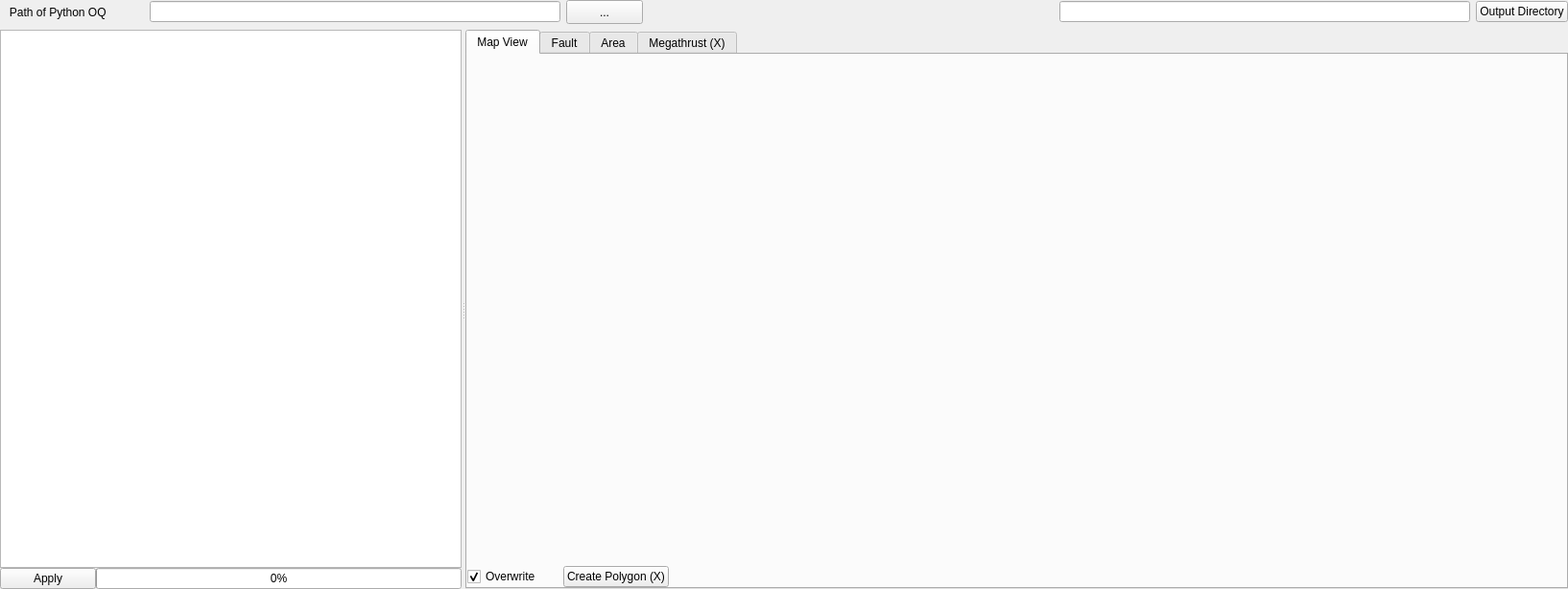
<?xml version="1.0" encoding="UTF-8"?>
<ui version="4.0">
 <class>create_oq</class>
 <widget class="QWidget" name="create_oq">
  <property name="geometry">
   <rect>
    <x>0</x>
    <y>0</y>
    <width>1634</width>
    <height>614</height>
   </rect>
  </property>
  <property name="windowTitle">
   <string>Form</string>
  </property>
  <layout class="QVBoxLayout" name="verticalLayout_5">
   <property name="leftMargin">
    <number>0</number>
   </property>
   <property name="topMargin">
    <number>0</number>
   </property>
   <property name="rightMargin">
    <number>0</number>
   </property>
   <property name="bottomMargin">
    <number>0</number>
   </property>
   <item>
    <layout class="QHBoxLayout" name="horizontalLayout">
     <property name="spacing">
      <number>-1</number>
     </property>
     <item>
      <widget class="QLabel" name="label">
       <property name="sizePolicy">
        <sizepolicy hsizetype="Minimum" vsizetype="Minimum">
         <horstretch>0</horstretch>
         <verstretch>0</verstretch>
        </sizepolicy>
       </property>
       <property name="minimumSize">
        <size>
         <width>150</width>
         <height>0</height>
        </size>
       </property>
       <property name="text">
        <string>   Path of Python OQ</string>
       </property>
      </widget>
     </item>
     <item>
      <widget class="QLineEdit" name="txt_python_path">
       <property name="sizePolicy">
        <sizepolicy hsizetype="Expanding" vsizetype="Fixed">
         <horstretch>0</horstretch>
         <verstretch>0</verstretch>
        </sizepolicy>
       </property>
      </widget>
     </item>
     <item>
      <widget class="QPushButton" name="btn_python_path">
       <property name="sizePolicy">
        <sizepolicy hsizetype="Minimum" vsizetype="Minimum">
         <horstretch>0</horstretch>
         <verstretch>0</verstretch>
        </sizepolicy>
       </property>
       <property name="minimumSize">
        <size>
         <width>0</width>
         <height>25</height>
        </size>
       </property>
       <property name="maximumSize">
        <size>
         <width>16777215</width>
         <height>32</height>
        </size>
       </property>
       <property name="text">
        <string>...</string>
       </property>
      </widget>
     </item>
     <item>
      <spacer name="horizontalSpacer">
       <property name="orientation">
        <enum>Qt::Horizontal</enum>
       </property>
       <property name="sizeHint" stdset="0">
        <size>
         <width>40</width>
         <height>20</height>
        </size>
       </property>
      </spacer>
     </item>
     <item>
      <widget class="QLineEdit" name="txt_outdir">
       <property name="sizePolicy">
        <sizepolicy hsizetype="Expanding" vsizetype="Fixed">
         <horstretch>0</horstretch>
         <verstretch>0</verstretch>
        </sizepolicy>
       </property>
      </widget>
     </item>
     <item>
      <widget class="QPushButton" name="btn_outdir">
       <property name="text">
        <string>Output Directory</string>
       </property>
      </widget>
     </item>
    </layout>
   </item>
   <item>
    <widget class="QSplitter" name="splitter">
     <property name="sizePolicy">
      <sizepolicy hsizetype="Expanding" vsizetype="Expanding">
       <horstretch>0</horstretch>
       <verstretch>0</verstretch>
      </sizepolicy>
     </property>
     <property name="orientation">
      <enum>Qt::Horizontal</enum>
     </property>
     <widget class="QWidget" name="layoutWidget">
      <layout class="QVBoxLayout" name="verticalLayout">
       <property name="spacing">
        <number>0</number>
       </property>
       <item>
        <widget class="TreeOQ" name="tree_oq">
         <property name="sizePolicy">
          <sizepolicy hsizetype="Expanding" vsizetype="Expanding">
           <horstretch>0</horstretch>
           <verstretch>0</verstretch>
          </sizepolicy>
         </property>
         <property name="maximumSize">
          <size>
           <width>16777215</width>
           <height>16777215</height>
          </size>
         </property>
        </widget>
       </item>
       <item>
        <layout class="QHBoxLayout" name="horizontalLayout_2">
         <item>
          <widget class="QPushButton" name="btn_apply">
           <property name="maximumSize">
            <size>
             <width>100</width>
             <height>16777215</height>
            </size>
           </property>
           <property name="text">
            <string>Apply</string>
           </property>
          </widget>
         </item>
         <item>
          <widget class="QProgressBar" name="prog_apply">
           <property name="sizePolicy">
            <sizepolicy hsizetype="Minimum" vsizetype="Fixed">
             <horstretch>0</horstretch>
             <verstretch>0</verstretch>
            </sizepolicy>
           </property>
           <property name="value">
            <number>0</number>
           </property>
          </widget>
         </item>
        </layout>
       </item>
      </layout>
     </widget>
     <widget class="QTabWidget" name="tabs_oq">
      <property name="currentIndex">
       <number>0</number>
      </property>
      <widget class="QWidget" name="tab_map_view">
       <attribute name="title">
        <string>Map View</string>
       </attribute>
       <layout class="QVBoxLayout" name="verticalLayout_2">
        <property name="spacing">
         <number>0</number>
        </property>
        <property name="leftMargin">
         <number>0</number>
        </property>
        <property name="topMargin">
         <number>0</number>
        </property>
        <property name="rightMargin">
         <number>0</number>
        </property>
        <property name="bottomMargin">
         <number>0</number>
        </property>
        <item>
         <widget class="MplCanvasMapWithToolbar" name="map_view" native="true">
          <property name="sizePolicy">
           <sizepolicy hsizetype="Expanding" vsizetype="Expanding">
            <horstretch>0</horstretch>
            <verstretch>0</verstretch>
           </sizepolicy>
          </property>
         </widget>
        </item>
        <item>
         <layout class="QHBoxLayout" name="horizontalLayout_3">
          <item>
           <widget class="QCheckBox" name="chk_map_overwrite">
            <property name="sizePolicy">
             <sizepolicy hsizetype="Expanding" vsizetype="Fixed">
              <horstretch>0</horstretch>
              <verstretch>0</verstretch>
             </sizepolicy>
            </property>
            <property name="maximumSize">
             <size>
              <width>100</width>
              <height>16777215</height>
             </size>
            </property>
            <property name="text">
             <string>Overwrite</string>
            </property>
            <property name="checked">
             <bool>true</bool>
            </property>
           </widget>
          </item>
          <item>
           <widget class="QPushButton" name="btn_create_poly">
            <property name="text">
             <string>Create Polygon (X)</string>
            </property>
           </widget>
          </item>
          <item>
           <spacer name="horizontalSpacer_2">
            <property name="orientation">
             <enum>Qt::Horizontal</enum>
            </property>
            <property name="sizeHint" stdset="0">
             <size>
              <width>40</width>
              <height>20</height>
             </size>
            </property>
           </spacer>
          </item>
         </layout>
        </item>
       </layout>
      </widget>
      <widget class="QWidget" name="tab_fault">
       <attribute name="title">
        <string>Fault</string>
       </attribute>
       <layout class="QVBoxLayout" name="verticalLayout_13">
        <property name="leftMargin">
         <number>0</number>
        </property>
        <property name="topMargin">
         <number>0</number>
        </property>
        <property name="rightMargin">
         <number>0</number>
        </property>
        <property name="bottomMargin">
         <number>0</number>
        </property>
        <item>
         <widget class="QSplitter" name="splitter_4">
          <property name="orientation">
           <enum>Qt::Vertical</enum>
          </property>
          <widget class="QSplitter" name="splitter_3">
           <property name="orientation">
            <enum>Qt::Horizontal</enum>
           </property>
           <widget class="QWidget" name="layoutWidget">
            <layout class="QVBoxLayout" name="verticalLayout_9">
             <item>
              <widget class="QLabel" name="label_7">
               <property name="font">
                <font>
                 <family>Arial</family>
                 <weight>75</weight>
                 <bold>true</bold>
                </font>
               </property>
               <property name="text">
                <string>Geometries</string>
               </property>
              </widget>
             </item>
             <item>
              <widget class="QTableView" name="table_fault"/>
             </item>
            </layout>
           </widget>
           <widget class="QWidget" name="layoutWidget">
            <layout class="QVBoxLayout" name="verticalLayout_12">
             <item>
              <widget class="QLabel" name="label_10">
               <property name="maximumSize">
                <size>
                 <width>400</width>
                 <height>16777215</height>
                </size>
               </property>
               <property name="font">
                <font>
                 <family>Arial</family>
                 <weight>75</weight>
                 <bold>true</bold>
                </font>
               </property>
               <property name="text">
                <string>Properties</string>
               </property>
              </widget>
             </item>
             <item>
              <widget class="QTableWidget" name="table_fault_props">
               <property name="maximumSize">
                <size>
                 <width>16777215</width>
                 <height>16777215</height>
                </size>
               </property>
               <column>
                <property name="text">
                 <string>Z1</string>
                </property>
               </column>
               <column>
                <property name="text">
                 <string>Z2</string>
                </property>
               </column>
               <column>
                <property name="text">
                 <string>Dip</string>
                </property>
               </column>
               <column>
                <property name="text">
                 <string>Distance</string>
                </property>
               </column>
              </widget>
             </item>
            </layout>
           </widget>
          </widget>
          <widget class="QSplitter" name="splitter_2">
           <property name="orientation">
            <enum>Qt::Horizontal</enum>
           </property>
           <widget class="QWidget" name="layoutWidget">
            <layout class="QVBoxLayout" name="verticalLayout_10">
             <item>
              <widget class="QLabel" name="label_8">
               <property name="font">
                <font>
                 <family>Arial</family>
                 <weight>75</weight>
                 <bold>true</bold>
                </font>
               </property>
               <property name="text">
                <string>Preview</string>
               </property>
              </widget>
             </item>
             <item>
              <widget class="MplCanvasBaseWithToolbar" name="fault_preview" native="true">
               <property name="sizePolicy">
                <sizepolicy hsizetype="Expanding" vsizetype="Expanding">
                 <horstretch>0</horstretch>
                 <verstretch>0</verstretch>
                </sizepolicy>
               </property>
               <property name="minimumSize">
                <size>
                 <width>0</width>
                 <height>200</height>
                </size>
               </property>
              </widget>
             </item>
            </layout>
           </widget>
           <widget class="QWidget" name="layoutWidget">
            <layout class="QVBoxLayout" name="verticalLayout_11">
             <item>
              <widget class="QLabel" name="label_9">
               <property name="font">
                <font>
                 <family>Arial</family>
                 <weight>75</weight>
                 <bold>true</bold>
                </font>
               </property>
               <property name="text">
                <string>Preview 3D</string>
               </property>
              </widget>
             </item>
             <item>
              <widget class="MplCanvasBase3DWithToolbar" name="fault_preview_3D" native="true">
               <property name="sizePolicy">
                <sizepolicy hsizetype="Expanding" vsizetype="Expanding">
                 <horstretch>0</horstretch>
                 <verstretch>0</verstretch>
                </sizepolicy>
               </property>
               <property name="minimumSize">
                <size>
                 <width>0</width>
                 <height>200</height>
                </size>
               </property>
               <property name="maximumSize">
                <size>
                 <width>16777215</width>
                 <height>16777215</height>
                </size>
               </property>
              </widget>
             </item>
            </layout>
           </widget>
          </widget>
         </widget>
        </item>
        <item>
         <layout class="QHBoxLayout" name="horizontalLayout_11">
          <item>
           <widget class="QCheckBox" name="chk_fault_shp_overwrite">
            <property name="sizePolicy">
             <sizepolicy hsizetype="Expanding" vsizetype="Fixed">
              <horstretch>0</horstretch>
              <verstretch>0</verstretch>
             </sizepolicy>
            </property>
            <property name="maximumSize">
             <size>
              <width>100</width>
              <height>16777215</height>
             </size>
            </property>
            <property name="text">
             <string>overwrite</string>
            </property>
            <property name="checked">
             <bool>true</bool>
            </property>
           </widget>
          </item>
          <item>
           <widget class="QPushButton" name="btn_fault_shp">
            <property name="text">
             <string>Load shape file</string>
            </property>
           </widget>
          </item>
          <item>
           <widget class="QPushButton" name="btn_fault_load_preview">
            <property name="text">
             <string>Load in Preview</string>
            </property>
           </widget>
          </item>
          <item>
           <widget class="Line" name="line_2">
            <property name="orientation">
             <enum>Qt::Vertical</enum>
            </property>
           </widget>
          </item>
          <item>
           <widget class="QCheckBox" name="chk_fault_view_3D">
            <property name="text">
             <string>View in 3D</string>
            </property>
           </widget>
          </item>
          <item>
           <widget class="QPushButton" name="btn_fault_cut">
            <property name="text">
             <string>Delineate seismicity</string>
            </property>
           </widget>
          </item>
          <item>
           <spacer name="horizontalSpacer_6">
            <property name="orientation">
             <enum>Qt::Horizontal</enum>
            </property>
            <property name="sizeHint" stdset="0">
             <size>
              <width>40</width>
              <height>20</height>
             </size>
            </property>
           </spacer>
          </item>
         </layout>
        </item>
       </layout>
      </widget>
      <widget class="QWidget" name="tab_area">
       <attribute name="title">
        <string>Area</string>
       </attribute>
       <layout class="QVBoxLayout" name="verticalLayout_8">
        <property name="spacing">
         <number>-1</number>
        </property>
        <property name="leftMargin">
         <number>20</number>
        </property>
        <property name="topMargin">
         <number>0</number>
        </property>
        <property name="rightMargin">
         <number>20</number>
        </property>
        <property name="bottomMargin">
         <number>0</number>
        </property>
        <item>
         <layout class="QHBoxLayout" name="horizontalLayout_10">
          <item>
           <layout class="QVBoxLayout" name="verticalLayout_7">
            <item>
             <widget class="QLabel" name="label_6">
              <property name="font">
               <font>
                <family>Arial</family>
                <weight>75</weight>
                <bold>true</bold>
               </font>
              </property>
              <property name="text">
               <string>Geometries</string>
              </property>
             </widget>
            </item>
            <item>
             <widget class="QTableView" name="table_area"/>
            </item>
            <item>
             <widget class="QLabel" name="label_5">
              <property name="font">
               <font>
                <family>Arial</family>
                <weight>75</weight>
                <bold>true</bold>
               </font>
              </property>
              <property name="text">
               <string>Preview</string>
              </property>
             </widget>
            </item>
            <item>
             <widget class="MplCanvasBaseWithToolbar" name="area_preview" native="true">
              <property name="sizePolicy">
               <sizepolicy hsizetype="Preferred" vsizetype="Expanding">
                <horstretch>0</horstretch>
                <verstretch>0</verstretch>
               </sizepolicy>
              </property>
              <property name="minimumSize">
               <size>
                <width>0</width>
                <height>200</height>
               </size>
              </property>
             </widget>
            </item>
           </layout>
          </item>
          <item>
           <widget class="Line" name="line">
            <property name="orientation">
             <enum>Qt::Vertical</enum>
            </property>
           </widget>
          </item>
          <item>
           <layout class="QVBoxLayout" name="verticalLayout_6">
            <item>
             <widget class="QLabel" name="label_2">
              <property name="font">
               <font>
                <family>Arial</family>
                <weight>75</weight>
                <bold>true</bold>
               </font>
              </property>
              <property name="text">
               <string>Ranges of Depth</string>
              </property>
             </widget>
            </item>
            <item>
             <layout class="QHBoxLayout" name="horizontalLayout_9">
              <item>
               <layout class="QVBoxLayout" name="verticalLayout_4">
                <item>
                 <layout class="QHBoxLayout" name="horizontalLayout_7">
                  <item>
                   <widget class="QLabel" name="label_3">
                    <property name="sizePolicy">
                     <sizepolicy hsizetype="Preferred" vsizetype="Minimum">
                      <horstretch>0</horstretch>
                      <verstretch>0</verstretch>
                     </sizepolicy>
                    </property>
                    <property name="text">
                     <string>Upper Depth (km)</string>
                    </property>
                   </widget>
                  </item>
                  <item>
                   <widget class="QLineEdit" name="txt_area_Z1"/>
                  </item>
                 </layout>
                </item>
                <item>
                 <layout class="QHBoxLayout" name="horizontalLayout_8">
                  <item>
                   <widget class="QLabel" name="label_4">
                    <property name="sizePolicy">
                     <sizepolicy hsizetype="Preferred" vsizetype="Minimum">
                      <horstretch>0</horstretch>
                      <verstretch>0</verstretch>
                     </sizepolicy>
                    </property>
                    <property name="text">
                     <string>Lower Depth (km)</string>
                    </property>
                   </widget>
                  </item>
                  <item>
                   <widget class="QLineEdit" name="txt_area_Z2"/>
                  </item>
                 </layout>
                </item>
               </layout>
              </item>
              <item>
               <layout class="QVBoxLayout" name="verticalLayout_3">
                <item>
                 <widget class="QPushButton" name="btn_area_dep2tbl">
                  <property name="text">
                   <string>&gt;&gt;</string>
                  </property>
                 </widget>
                </item>
               </layout>
              </item>
             </layout>
            </item>
            <item>
             <widget class="QTableView" name="table_area_depth"/>
            </item>
            <item>
             <layout class="QHBoxLayout" name="horizontalLayout_5">
              <item>
               <widget class="QPushButton" name="btn_area_depth_clear">
                <property name="text">
                 <string>Clear</string>
                </property>
               </widget>
              </item>
              <item>
               <spacer name="horizontalSpacer_4">
                <property name="orientation">
                 <enum>Qt::Horizontal</enum>
                </property>
                <property name="sizeHint" stdset="0">
                 <size>
                  <width>40</width>
                  <height>20</height>
                 </size>
                </property>
               </spacer>
              </item>
             </layout>
            </item>
            <item>
             <spacer name="verticalSpacer_2">
              <property name="orientation">
               <enum>Qt::Vertical</enum>
              </property>
              <property name="sizeHint" stdset="0">
               <size>
                <width>20</width>
                <height>40</height>
               </size>
              </property>
             </spacer>
            </item>
           </layout>
          </item>
         </layout>
        </item>
        <item>
         <layout class="QHBoxLayout" name="horizontalLayout_4">
          <item>
           <widget class="QCheckBox" name="chk_area_shp_overwrite">
            <property name="sizePolicy">
             <sizepolicy hsizetype="Expanding" vsizetype="Fixed">
              <horstretch>0</horstretch>
              <verstretch>0</verstretch>
             </sizepolicy>
            </property>
            <property name="maximumSize">
             <size>
              <width>100</width>
              <height>16777215</height>
             </size>
            </property>
            <property name="text">
             <string>overwrite</string>
            </property>
            <property name="checked">
             <bool>true</bool>
            </property>
           </widget>
          </item>
          <item>
           <widget class="QPushButton" name="btn_load_shp">
            <property name="text">
             <string>Load shape file</string>
            </property>
           </widget>
          </item>
          <item>
           <widget class="QPushButton" name="btn_area_load_preview">
            <property name="text">
             <string>Load in Preview</string>
            </property>
           </widget>
          </item>
          <item>
           <widget class="QPushButton" name="btn_area_cut">
            <property name="text">
             <string>Delineate seismicity</string>
            </property>
           </widget>
          </item>
          <item>
           <spacer name="horizontalSpacer_5">
            <property name="orientation">
             <enum>Qt::Horizontal</enum>
            </property>
            <property name="sizeHint" stdset="0">
             <size>
              <width>40</width>
              <height>20</height>
             </size>
            </property>
           </spacer>
          </item>
         </layout>
        </item>
       </layout>
      </widget>
      <widget class="QWidget" name="tab_megathrust">
       <attribute name="title">
        <string>Megathrust (X)</string>
       </attribute>
      </widget>
     </widget>
    </widget>
   </item>
  </layout>
 </widget>
 <customwidgets>
  <customwidget>
   <class>MplCanvasMapWithToolbar</class>
   <extends>QWidget</extends>
   <header>widgets.mplcanvas</header>
   <container>1</container>
   <slots>
    <slot>select_rectangle(bool)</slot>
    <slot>select_event(bool)</slot>
   </slots>
  </customwidget>
  <customwidget>
   <class>TreeOQ</class>
   <extends>QTreeView</extends>
   <header>widgets.treeoq</header>
  </customwidget>
  <customwidget>
   <class>MplCanvasBaseWithToolbar</class>
   <extends>QWidget</extends>
   <header>widgets.mplcanvas</header>
   <container>1</container>
  </customwidget>
  <customwidget>
   <class>MplCanvasBase3DWithToolbar</class>
   <extends>QWidget</extends>
   <header>widgets.mplcanvas</header>
   <container>1</container>
  </customwidget>
 </customwidgets>
 <resources/>
 <connections>
  <connection>
   <sender>btn_apply</sender>
   <signal>clicked()</signal>
   <receiver>create_oq</receiver>
   <slot>_on_btn_apply_clicked()</slot>
   <hints>
    <hint type="sourcelabel">
     <x>164</x>
     <y>465</y>
    </hint>
    <hint type="destinationlabel">
     <x>329</x>
     <y>241</y>
    </hint>
   </hints>
  </connection>
  <connection>
   <sender>btn_python_path</sender>
   <signal>clicked()</signal>
   <receiver>create_oq</receiver>
   <slot>_on_btn_python_path_clicked()</slot>
   <hints>
    <hint type="sourcelabel">
     <x>449</x>
     <y>17</y>
    </hint>
    <hint type="destinationlabel">
     <x>329</x>
     <y>241</y>
    </hint>
   </hints>
  </connection>
  <connection>
   <sender>btn_load_shp</sender>
   <signal>clicked()</signal>
   <receiver>create_oq</receiver>
   <slot>_on_btn_load_shp_clicked()</slot>
   <hints>
    <hint type="sourcelabel">
     <x>551</x>
     <y>368</y>
    </hint>
    <hint type="destinationlabel">
     <x>447</x>
     <y>241</y>
    </hint>
   </hints>
  </connection>
  <connection>
   <sender>btn_area_dep2tbl</sender>
   <signal>clicked()</signal>
   <receiver>create_oq</receiver>
   <slot>_on_btn_area_dep2tbl_clicked()</slot>
   <hints>
    <hint type="sourcelabel">
     <x>1530</x>
     <y>238</y>
    </hint>
    <hint type="destinationlabel">
     <x>816</x>
     <y>306</y>
    </hint>
   </hints>
  </connection>
  <connection>
   <sender>btn_area_cut</sender>
   <signal>clicked()</signal>
   <receiver>create_oq</receiver>
   <slot>_on_btn_area_cut_clicked()</slot>
   <hints>
    <hint type="sourcelabel">
     <x>1197</x>
     <y>593</y>
    </hint>
    <hint type="destinationlabel">
     <x>816</x>
     <y>306</y>
    </hint>
   </hints>
  </connection>
  <connection>
   <sender>btn_outdir</sender>
   <signal>clicked()</signal>
   <receiver>create_oq</receiver>
   <slot>_on_btn_outdir_clicked()</slot>
   <hints>
    <hint type="sourcelabel">
     <x>1221</x>
     <y>78</y>
    </hint>
    <hint type="destinationlabel">
     <x>816</x>
     <y>306</y>
    </hint>
   </hints>
  </connection>
  <connection>
   <sender>btn_area_depth_clear</sender>
   <signal>clicked()</signal>
   <receiver>create_oq</receiver>
   <slot>_on_btn_area_depth_clear_clicked()</slot>
   <hints>
    <hint type="sourcelabel">
     <x>1275</x>
     <y>433</y>
    </hint>
    <hint type="destinationlabel">
     <x>816</x>
     <y>306</y>
    </hint>
   </hints>
  </connection>
  <connection>
   <sender>btn_area_load_preview</sender>
   <signal>clicked()</signal>
   <receiver>create_oq</receiver>
   <slot>_on_btn_area_load_preview_clicked()</slot>
   <hints>
    <hint type="sourcelabel">
     <x>1143</x>
     <y>593</y>
    </hint>
    <hint type="destinationlabel">
     <x>816</x>
     <y>306</y>
    </hint>
   </hints>
  </connection>
  <connection>
   <sender>btn_fault_shp</sender>
   <signal>clicked()</signal>
   <receiver>create_oq</receiver>
   <slot>_on_btn_fault_shp_clicked()</slot>
   <hints>
    <hint type="sourcelabel">
     <x>1017</x>
     <y>568</y>
    </hint>
    <hint type="destinationlabel">
     <x>816</x>
     <y>306</y>
    </hint>
   </hints>
  </connection>
  <connection>
   <sender>btn_fault_load_preview</sender>
   <signal>clicked()</signal>
   <receiver>create_oq</receiver>
   <slot>_on_btn_fault_load_preview_clicked()</slot>
   <hints>
    <hint type="sourcelabel">
     <x>1155</x>
     <y>568</y>
    </hint>
    <hint type="destinationlabel">
     <x>816</x>
     <y>306</y>
    </hint>
   </hints>
  </connection>
  <connection>
   <sender>btn_fault_cut</sender>
   <signal>clicked()</signal>
   <receiver>create_oq</receiver>
   <slot>_on_btn_fault_cut_clicked()</slot>
   <hints>
    <hint type="sourcelabel">
     <x>1308</x>
     <y>568</y>
    </hint>
    <hint type="destinationlabel">
     <x>816</x>
     <y>306</y>
    </hint>
   </hints>
  </connection>
  <connection>
   <sender>table_fault_props</sender>
   <signal>cellChanged(int,int)</signal>
   <receiver>create_oq</receiver>
   <slot>_table_fault_props_onCellChanged()</slot>
   <hints>
    <hint type="sourcelabel">
     <x>1337</x>
     <y>198</y>
    </hint>
    <hint type="destinationlabel">
     <x>816</x>
     <y>306</y>
    </hint>
   </hints>
  </connection>
 </connections>
 <slots>
  <slot>_on_btn_apply_clicked()</slot>
  <slot>_on_btn_python_path_clicked()</slot>
  <slot>_on_btn_load_shp_clicked()</slot>
  <slot>_on_btn_area_dep2tbl_clicked()</slot>
  <slot>_on_btn_area_cut_clicked()</slot>
  <slot>_on_btn_outdir_clicked()</slot>
  <slot>_on_btn_area_clear_clicked()</slot>
  <slot>_on_btn_area_depth_clear_clicked()</slot>
  <slot>_on_btn_area_load_preview_clicked()</slot>
  <slot>_on_btn_fault_shp_clicked()</slot>
  <slot>_on_btn_fault_load_preview_clicked()</slot>
  <slot>_on_btn_fault_cut_clicked()</slot>
  <slot>_table_fault_props_onCellChanged()</slot>
 </slots>
</ui>
